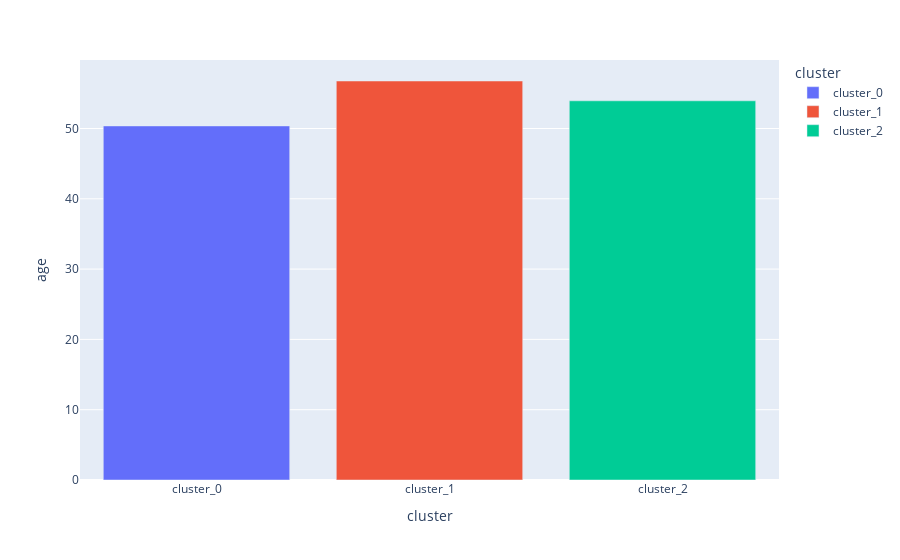

The cell this chart's notebook holds for it:
### Code cell
fig_mean = ps.bar(mean_clus,x="cluster",y="age",color=mean_clus.cluster)
fig_mean.show()

### Figure 1 — Plotly figure (JSON) as saved in the notebook; plotly's stock layout.template omitted (floating-point values rounded to 4 significant figures)
{"data": [{"alignmentgroup": "True", "hovertemplate": "cluster=%{x}<br>age=%{y}<extra></extra>", "legendgroup": "cluster_0", "marker": {"color": "#636efa", "pattern": {"shape": ""}}, "name": "cluster_0", "offsetgroup": "cluster_0", "orientation": "v", "showlegend": true, "textposition": "auto", "type": "bar", "x": ["cluster_0"], "xaxis": "x", "y": [50.37], "yaxis": "y"}, {"alignmentgroup": "True", "hovertemplate": "cluster=%{x}<br>age=%{y}<extra></extra>", "legendgroup": "cluster_1", "marker": {"color": "#EF553B", "pattern": {"shape": ""}}, "name": "cluster_1", "offsetgroup": "cluster_1", "orientation": "v", "showlegend": true, "textposition": "auto", "type": "bar", "x": ["cluster_1"], "xaxis": "x", "y": [56.76], "yaxis": "y"}, {"alignmentgroup": "True", "hovertemplate": "cluster=%{x}<br>age=%{y}<extra></extra>", "legendgroup": "cluster_2", "marker": {"color": "#00cc96", "pattern": {"shape": ""}}, "name": "cluster_2", "offsetgroup": "cluster_2", "orientation": "v", "showlegend": true, "textposition": "auto", "type": "bar", "x": ["cluster_2"], "xaxis": "x", "y": [53.94], "yaxis": "y"}], "layout": {"barmode": "relative", "legend": {"title": {"text": "cluster"}, "tracegroupgap": 0}, "margin": {"t": 60}, "xaxis": {"anchor": "y", "categoryarray": ["cluster_0", "cluster_1", "cluster_2"], "categoryorder": "array", "domain": [0, 1], "title": {"text": "cluster"}}, "yaxis": {"anchor": "x", "domain": [0, 1], "title": {"text": "age"}}}}
